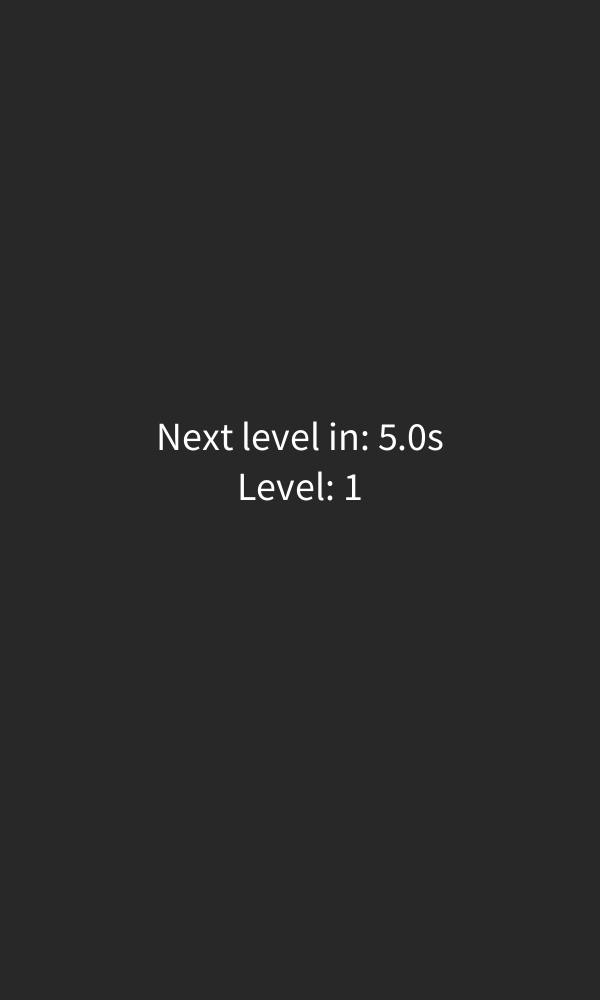
Frame 1 (no input)
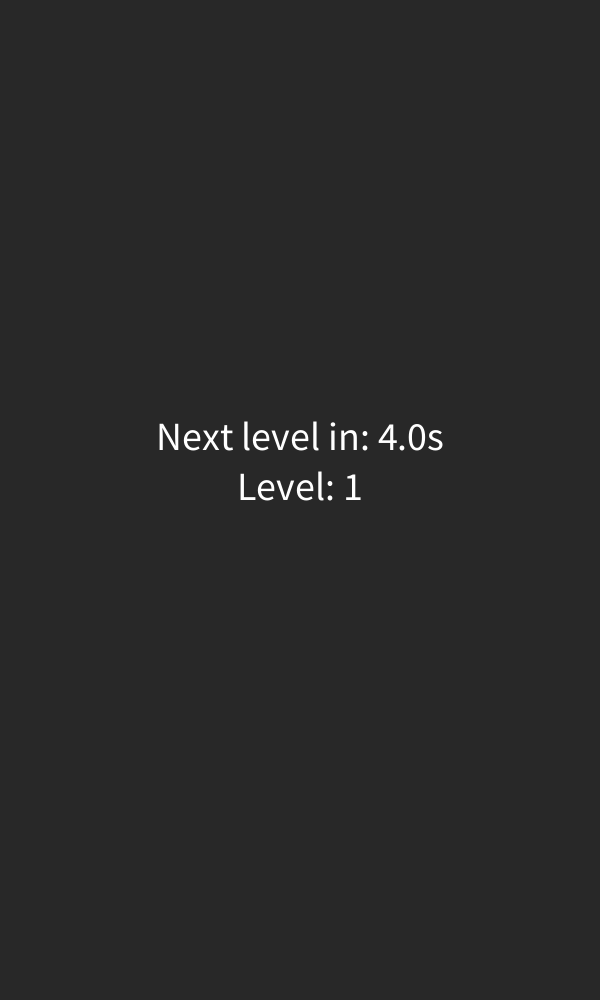
Frame 60 (the mouse pressed at the canvas centre just before this capture)
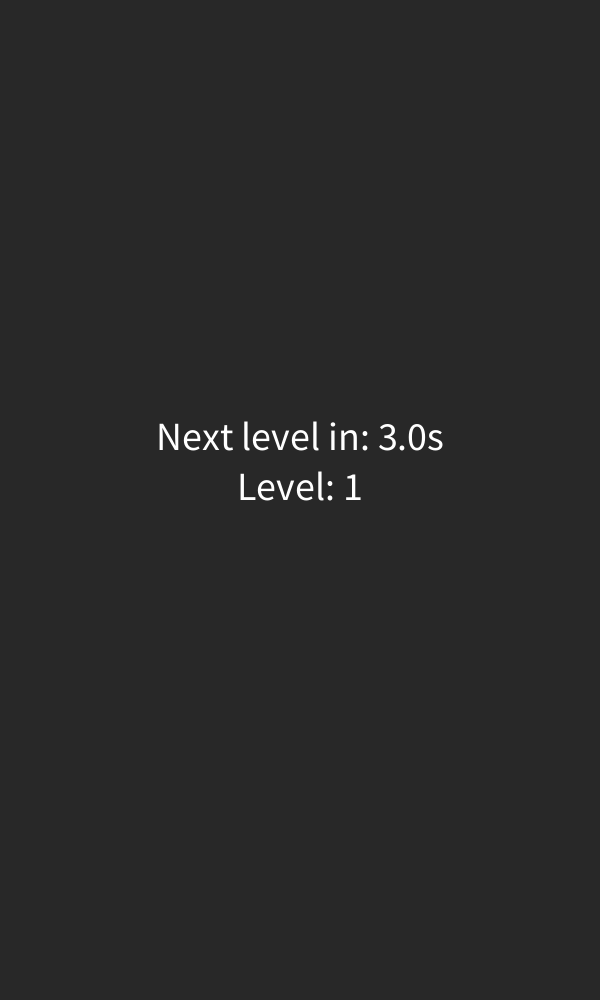
Frame 120 (the mouse held since frame 60 and released just before this capture)

The Processing sketch that drew these frames (run headless with seeded random() and noise(); from frame 60 on, the mouse is pressed at the canvas centre):

// Processing sketch: Level_Management
// ── Level_Management.pde
int level = 1;
float timeLeft = 5;

void setup() {
    size(600,1000);
    textAlign(CENTER);
    textSize(40);
}

void draw() {
   background(40);
   timeLeft = timeLeft - 1.0/60;
  if(timeLeft <= 0) {
    level++;
    timeLeft = 5;
  }
  fill(255);
  text("Level: " + level,width/2,500);
  
  text("Next level in: " + nf(timeLeft,1,1) + "s",width/2, 450);
  
}
